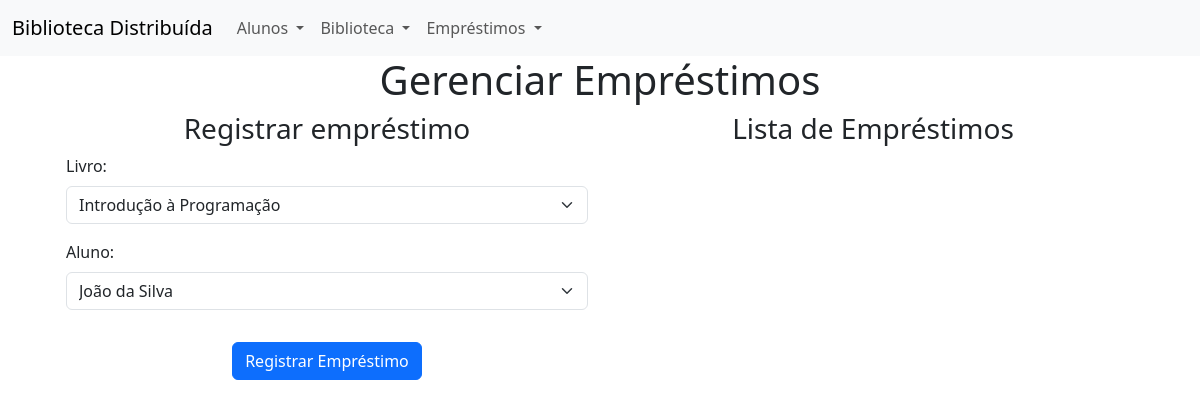
Before: /emprestimos with the older database file.
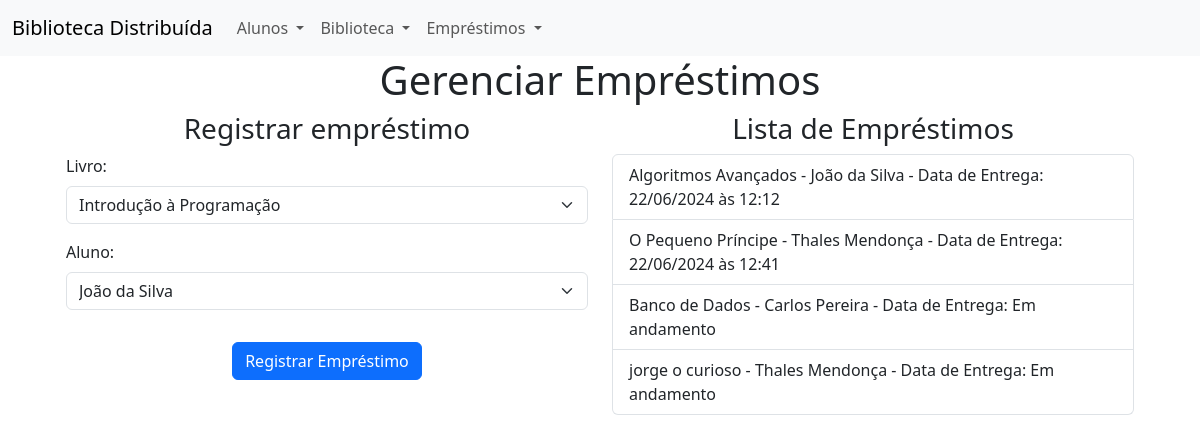
After: the same page with the newer database file.
### models.py (models this page shows)
class Emprestimo(db.Model):
    id = db.Column(db.Integer, primary_key=True)
    aluno_id = db.Column(db.Integer, db.ForeignKey('aluno.id'), nullable=False)
    livro_id = db.Column(db.Integer, db.ForeignKey('livro.id'), nullable=False)
    data_inicio = db.Column(db.DateTime, nullable=False, default=datetime.utcnow)
    data_entrega = db.Column(db.DateTime)
    aluno = db.relationship('Aluno', backref=db.backref('emprestimos', lazy=True))
    livro = db.relationship('Livro', backref=db.backref('emprestimos', lazy=True))

class Livro(db.Model):
    id = db.Column(db.Integer, primary_key=True)
    titulo = db.Column(db.String(100), nullable=False)
    autor = db.Column(db.String(100), nullable=False)
    categoria = db.Column(db.String(50))
    resumo = db.Column(db.Text)
    ano_publicacao = db.Column(db.Integer)
    qt_total = db.Column(db.Integer)
    qt_emprestada = db.Column(db.Integer)

class Aluno(db.Model):
    id = db.Column(db.Integer, primary_key=True)
    nome_completo = db.Column(db.String(100), nullable=False)
    apelido = db.Column(db.String(50))
    matricula = db.Column(db.String(20), unique=True, nullable=False)
    celular = db.Column(db.String(20))
    email = db.Column(db.String(100), unique=True, nullable=False)

### views.py (the view)
@app.route('/emprestimos', methods=['GET', 'POST'])
def emprestimos():
    return controller.gerenciar_emprestimos()

### controller.py (called while the page is built, shortened)
@handle_request_with_error_handling
def gerenciar_emprestimos():
    livros = Livro.query.all()
    alunos = Aluno.query.all()
    emprestimos = Emprestimo.query.all()
    return render_template('emprestimos.html', livros=livros, alunos=alunos, emprestimos=emprestimos, active_page='emprestimos')

### templates/emprestimos.html (shortened to what this page needs)
{% extends "index.html" %}
{% block content %}
<div class="container">
        <p class="h1 text-center">Gerenciar Empréstimos</p>
<div class="container">
    <div class="row">
        <div class="col">
        <p class="h3 text-center">
            Registrar empréstimo
        </p>
            <form action="{{ url_for('emprestimos') }}" method="POST">
            <div class="mb-3">
                <label class="form-label" for="livro_id">Livro:</label>
                <select class="form-select" id="livro_id" name="livro_id" required>
                    {% for livro in livros %}
                    <option value="{{ livro.id }}">{{ livro.titulo }}</option>
                    {% endfor %}
                </select>
            </div>
            <div class="mb-3">
                <label class="form-label" for="aluno_id">Aluno:</label>
                <select class="form-select" id="aluno_id" name="aluno_id" required>
                    {% for aluno in alunos %}
                    <option value="{{ aluno.id }}">{{ aluno.nome_completo }}</option>
                    {% endfor %}
                </select>
            </div>
            <div class="d-grid">
                <button class="btn btn-primary mt-3 mx-auto" type="submit">Registrar Empréstimo</button>
            </div>
        </form>
        </div>
        <div class="col">
            <p class="h3 text-center">Lista de Empréstimos</p>
        <ul class="list-group">
            {% for emprestimo in emprestimos %}
            <li class="list-group-item">
                {{ emprestimo.livro.titulo }} -
                {{ emprestimo.aluno.nome_completo }} -
                Data de Entrega:
                {% if emprestimo.data_entrega %}
                {{ emprestimo.data_entrega.strftime('%d/%m/%Y às %H:%M') }}
            {% else %}
                Em andamento
            {% endif %}
            </li>
            {% endfor %}
        </ul>
        </div>
    </div>
</div>
    </div>
{% endblock %}

### templates/index.html (shortened to what this page needs)
<!doctype html>
<html lang="en">
<head>
    <link href="{{ url_for('static', filename='css/bootstrap.min.css') }}" rel="stylesheet">
</head>
<body>
        <nav class="navbar navbar-expand-lg bg-body-tertiary">
          <div class="container-fluid">
            <a class="navbar-brand" href="#">Biblioteca Distribuída</a>
            <div class="collapse navbar-collapse" id="navbarSupportedContent">
              <ul class="navbar-nav me-auto mb-2 mb-lg-0">
                <li class="nav-item dropdown">
                  <a class="nav-link dropdown-toggle" href="#" role="button" data-bs-toggle="dropdown" aria-expanded="false">
                    Alunos
                  </a>
                </li>
                <li class="nav-item dropdown">
                  <a class="nav-link dropdown-toggle" href="#" role="button" data-bs-toggle="dropdown" aria-expanded="false">
                    Biblioteca
                  </a>
                </li>
                  <li class="nav-item dropdown">
                  <a class="nav-link dropdown-toggle" href="#" role="button" data-bs-toggle="dropdown" aria-expanded="false">
                    Empréstimos
                  </a>
                </li>
              </ul>
            </div>
          </div>
        </nav>
    <div class="container">
        {% block content %}{% endblock %}
    </div>
</body>
</html>

Changed rows visible on the page:
added Emprestimo: livro.titulo "Algoritmos Avançados", aluno.nome_completo "João da Silva", data_entrega "22/06/2024 às 12:12"
added Emprestimo: livro.titulo "O Pequeno Príncipe", aluno.nome_completo "Thales Mendonça", data_entrega "22/06/2024 às 12:41"
added Emprestimo: livro.titulo "Banco de Dados", aluno.nome_completo "Carlos Pereira", shows "Em andamento"
added Emprestimo: livro.titulo "jorge o curioso", aluno.nome_completo "Thales Mendonça", shows "Em andamento"
